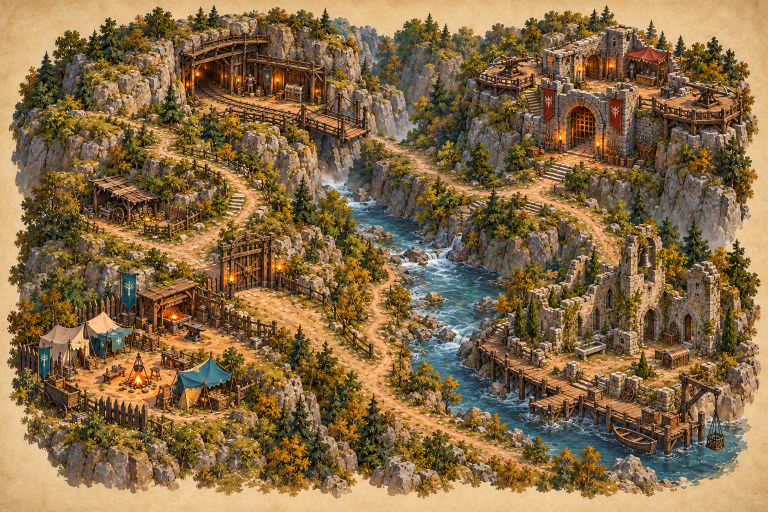
#> input picture source-art/maps/static-atlas/00-overview-generated.png, 1536 x 1024 px (shown at 1/2 size)
$ python -i prepare-campaign-equipment.py   (imports and definitions only)
#> lines starting #> are read from the running program, lines starting #| are printed output that depends on the picture; after the words box and inside, x2 and y2 are one past the last pixel; in counts of white or black regions, pixels touching at a corner belong together
#> further down, picture is the input picture: PIL image 1536x1024 RGB; mean R, G, B 133.3, 107.3, 70.6
"""Deterministic icon extraction from existing, explicitly mapped cloud plates.

No model, download or dependency installation. Pillow/numpy/scipy are already
installed. Source plates and their generation provenance remain untouched.
"""
from __future__ import annotations
import argparse
import hashlib
import json
import shutil
import uuid
from pathlib import Path
import numpy as np
from PIL import Image, ImageDraw, ImageFilter
from scipy import ndimage

ROOT=Path(__file__).resolve().parents[2]
SOURCE=ROOT/'source-art/encounters/cloud-world-v2'
OUTPUT=SOURCE/'equipment-runtime-v1'

def sha(path:Path)->str:return hashlib.sha256(path.read_bytes()).hexdigest()

def alpha_cut(image:Image.Image,max_components:int=1,paper_threshold:int=26)->Image.Image:
    """Fit the photographed paper at the crop perimeter, retaining source RGB.

    Robust least squares handles the warm paper gradient. SciPy's connected
    component filter removes detached paper noise; it does not invent pixels.
    Every output still needs the separate visual review recorded in review.json.
    """
#> called with max_components = 1, paper_threshold = 26
    rgb=np.asarray(image.convert('RGB'),dtype=np.float64);h,w=rgb.shape[:2]
#> after `h, w = rgb.shape[:2]`: h = 1024; w = 1536
    yy,xx=np.mgrid[:h,:w];x=xx/max(1,w-1);y=yy/max(1,h-1)
    edge=(xx<8)|(xx>=w-8)|(yy<8)|(yy>=h-8)
    a=np.stack([np.ones_like(x),x,y],axis=-1)
    samples=a[edge];colors=rgb[edge];keep=np.ones(len(samples),dtype=bool)
    for _ in range(4):
        coefficients=np.linalg.lstsq(samples[keep],colors[keep],rcond=None)[0]
        residual=np.linalg.norm(colors-samples@coefficients,axis=1)
        keep=residual<=max(12,float(np.quantile(residual,.75)))
    distance=np.linalg.norm(rgb-a@coefficients,axis=2)
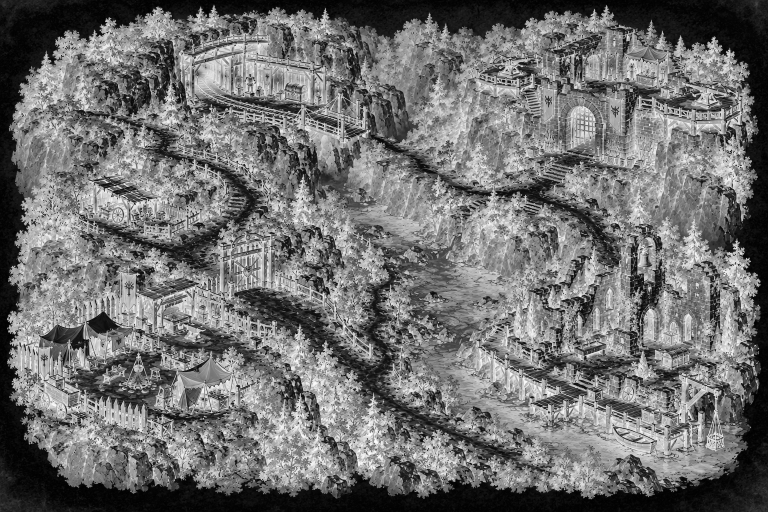
#> distance: shape (1024, 1536) float64 (shown at 1/2 size); min 0.06, max 330.9, mean 145.7; drawn with min black and max white
    alpha=np.clip((distance-paper_threshold)/25,0,1)
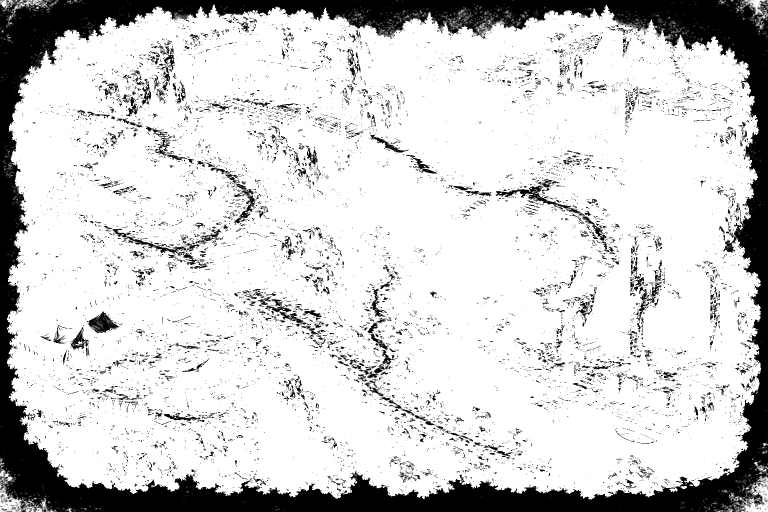
#> alpha: shape (1024, 1536) float64 (shown at 1/2 size); min 0, max 1, mean 0.818
    labels,count=ndimage.label(ndimage.binary_closing(alpha>.4,iterations=2))
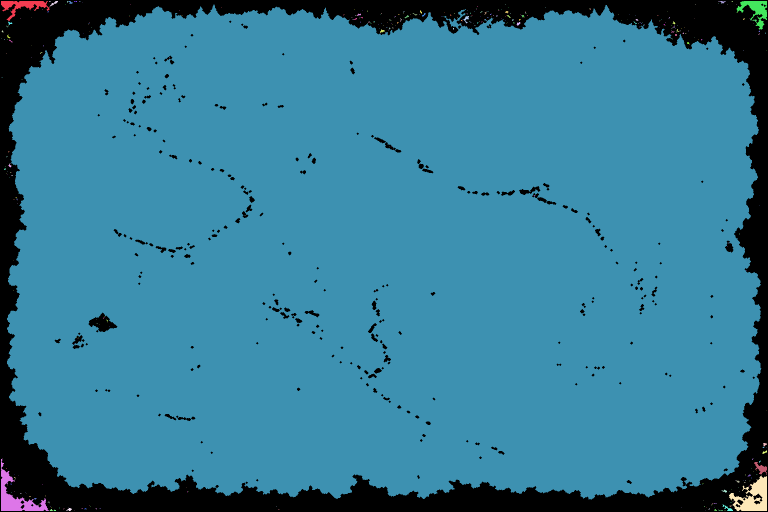
#> labels: shape (1024, 1536) int32 (shown at 1/2 size); 462 distinct labels, from 0 to 461; one colour per label, 0 black
#> count = 461
    sizes=np.bincount(labels.ravel());sizes[0]=0
#> after `sizes = np.bincount(labels.ravel())`: sizes = 462 values, max 1342492 at index 21, min 1 at index 3, mean 3404.5
    if count:
        cutoff=max(120,int(sizes.max()*.025))
#> cutoff = 33562
        accepted=sorted(np.flatnonzero(sizes>=cutoff),key=lambda label:sizes[label],reverse=True)[:max_components]
#> accepted = [21]
        core=np.isin(labels,accepted)
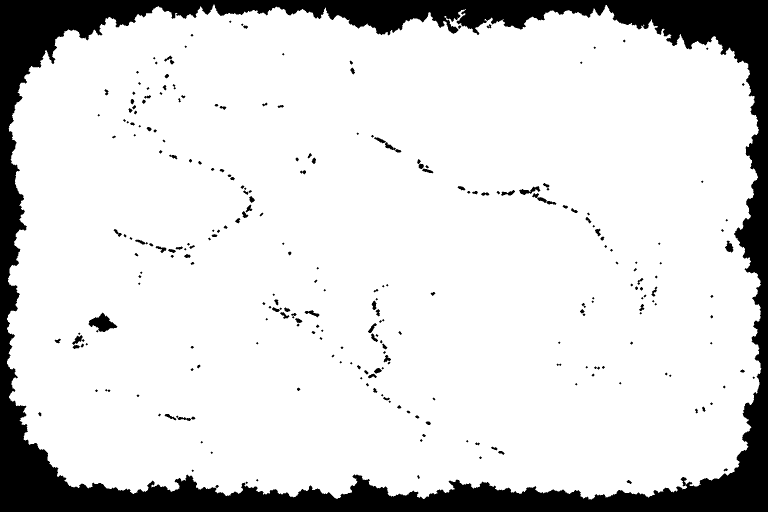
#> core: shape (1024, 1536) bool (shown at 1/2 size); 85.4% white; 270 black regions (109 under 20 px), largest, box (x1, y1, x2, y2) and area: (0, 0, 1536, 1024) 218475, (177, 625, 235, 664) 1130, (1038, 372, 1081, 390) 310
        alpha*=ndimage.binary_dilation(core,iterations=3)
    result=image.convert('RGBA');result.putalpha(Image.fromarray(np.uint8(alpha*255)))
#> after `result.putalpha(Image.fromarray(np.uint8(alpha * 255)))`:
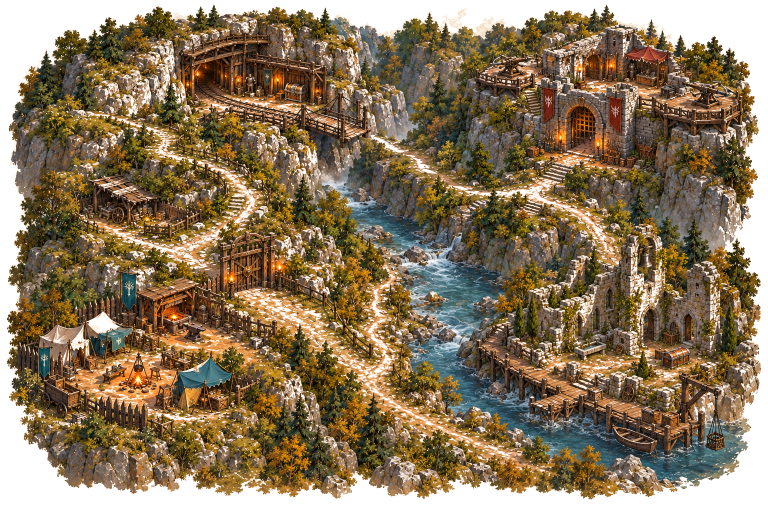
#> result: PIL image 1536x1024 RGBA (shown at 1/2 size); mean R, G, B, A 133.3, 107.3, 70.6, 207; transparent parts drawn white
    bounds=result.getchannel('A').point(lambda v:255 if v>24 else 0).getbbox()
#> bounds = (13, 9, 1523, 999)
    if not bounds:raise ValueError('No item foreground in crop')
    return result.crop(bounds)
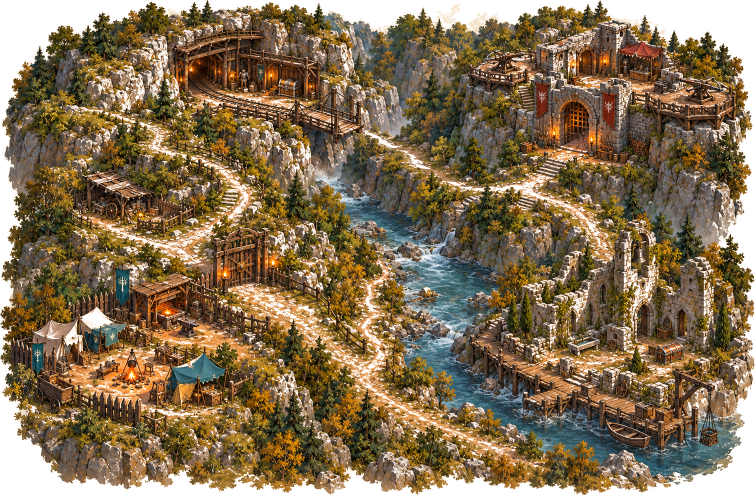
#> returned value: PIL image 1510x990 RGBA (shown at 1/2 size); mean R, G, B, A 128.6, 103.1, 67.3, 217.8; transparent parts drawn white

# [95 lines left out: functions mappings, main, not called in this run]

# [1 line not run here, left out]

>>> from PIL import Image
>>> picture = Image.open('../../source-art/maps/static-atlas/00-overview-generated.png')
>>> result = alpha_cut(picture)
